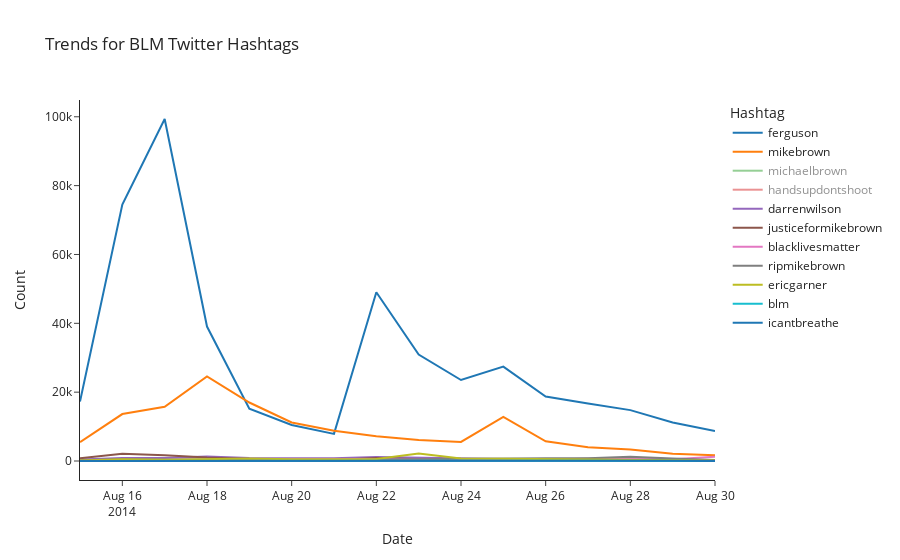

Source (notebook cell):
### Code cell
fig = dfForMillion2.plot(title="Trends for BLM Twitter Hashtags", template="simple_white",
              labels=dict(index="Date", value="Count", variable="Hashtag"))
fig.show()

### Figure 1 — Plotly figure (JSON) as saved in the notebook; plotly's stock layout.template omitted (floating-point values rounded to 4 significant figures)
{"data": [{"hovertemplate": "Hashtag=ferguson<br>Date=%{x}<br>Count=%{y}<extra></extra>", "legendgroup": "ferguson", "line": {"color": "#1F77B4", "dash": "solid"}, "marker": {"symbol": "circle"}, "mode": "lines", "name": "ferguson", "orientation": "v", "showlegend": true, "type": "scatter", "visible": true, "x": ["2014-08-15", "2014-08-16", "2014-08-17", "2014-08-18", "2014-08-19", "2014-08-20", "2014-08-21", "2014-08-22", "2014-08-23", "2014-08-24", "2014-08-25", "2014-08-26", "2014-08-27", "2014-08-28", "2014-08-29", "2014-08-30"], "xaxis": "x", "y": [17297, 74494, 99353, 39054, 15220, 10464, 7877, 49034, 30913, 23528, 27414, 18754, 16712, 14783, 11190, 8694], "yaxis": "y"}, {"hovertemplate": "Hashtag=mikebrown<br>Date=%{x}<br>Count=%{y}<extra></extra>", "legendgroup": "mikebrown", "line": {"color": "#FF7F0E", "dash": "solid"}, "marker": {"symbol": "circle"}, "mode": "lines", "name": "mikebrown", "orientation": "v", "showlegend": true, "type": "scatter", "visible": true, "x": ["2014-08-15", "2014-08-16", "2014-08-17", "2014-08-18", "2014-08-19", "2014-08-20", "2014-08-21", "2014-08-22", "2014-08-23", "2014-08-24", "2014-08-25", "2014-08-26", "2014-08-27", "2014-08-28", "2014-08-29", "2014-08-30"], "xaxis": "x", "y": [5489, 13640, 15778, 24585, 16991, 11199, 8783, 7160, 6073, 5553, 12791, 5711, 3968, 3321, 2120, 1696], "yaxis": "y"}, {"hovertemplate": "Hashtag=michaelbrown<br>Date=%{x}<br>Count=%{y}<extra></extra>", "legendgroup": "michaelbrown", "line": {"color": "#2CA02C", "dash": "solid"}, "marker": {"symbol": "circle"}, "mode": "lines", "name": "michaelbrown", "orientation": "v", "showlegend": true, "type": "scatter", "visible": "legendonly", "x": ["2014-08-15", "2014-08-16", "2014-08-17", "2014-08-18", "2014-08-19", "2014-08-20", "2014-08-21", "2014-08-22", "2014-08-23", "2014-08-24", "2014-08-25", "2014-08-26", "2014-08-27", "2014-08-28", "2014-08-29", "2014-08-30"], "xaxis": "x", "y": [2461, 5207, 4984, 10721, 8343, 6410, 5063, 4743, 2983, 2343, 6231, 3224, 1934, 1501, 1161, 1395], "yaxis": "y"}, {"hovertemplate": "Hashtag=handsupdontshoot<br>Date=%{x}<br>Count=%{y}<extra></extra>", "legendgroup": "handsupdontshoot", "line": {"color": "#D62728", "dash": "solid"}, "marker": {"symbol": "circle"}, "mode": "lines", "name": "handsupdontshoot", "orientation": "v", "showlegend": true, "type": "scatter", "visible": "legendonly", "x": ["2014-08-15", "2014-08-16", "2014-08-17", "2014-08-18", "2014-08-19", "2014-08-20", "2014-08-21", "2014-08-22", "2014-08-23", "2014-08-24", "2014-08-25", "2014-08-26", "2014-08-27", "2014-08-28", "2014-08-29", "2014-08-30"], "xaxis": "x", "y": [492, 1916, 2200, 2889, 2785, 2184, 1708, 1390, 875, 809, 1302, 814, 463, 766, 344, 634], "yaxis": "y"}, {"hovertemplate": "Hashtag=darrenwilson<br>Date=%{x}<br>Count=%{y}<extra></extra>", "legendgroup": "darrenwilson", "line": {"color": "#9467BD", "dash": "solid"}, "marker": {"symbol": "circle"}, "mode": "lines", "name": "darrenwilson", "orientation": "v", "showlegend": true, "type": "scatter", "visible": true, "x": ["2014-08-15", "2014-08-16", "2014-08-17", "2014-08-18", "2014-08-19", "2014-08-20", "2014-08-21", "2014-08-22", "2014-08-23", "2014-08-24", "2014-08-25", "2014-08-26", "2014-08-27", "2014-08-28", "2014-08-29", "2014-08-30"], "xaxis": "x", "y": [449, 889, 906, 1330, 864, 743, 782, 1174, 965, 743, 599, 598, 335, 221, 188, 127], "yaxis": "y"}, {"hovertemplate": "Hashtag=justiceformikebrown<br>Date=%{x}<br>Count=%{y}<extra></extra>", "legendgroup": "justiceformikebrown", "line": {"color": "#8C564B", "dash": "solid"}, "marker": {"symbol": "circle"}, "mode": "lines", "name": "justiceformikebrown", "orientation": "v", "showlegend": true, "type": "scatter", "visible": true, "x": ["2014-08-15", "2014-08-16", "2014-08-17", "2014-08-18", "2014-08-19", "2014-08-20", "2014-08-21", "2014-08-22", "2014-08-23", "2014-08-24", "2014-08-25", "2014-08-26", "2014-08-27", "2014-08-28", "2014-08-29", "2014-08-30"], "xaxis": "x", "y": [794, 2097, 1692, 991, 576, 379, 309, 840, 503, 434, 569, 445, 631, 470, 212, 276], "yaxis": "y"}, {"hovertemplate": "Hashtag=blacklivesmatter<br>Date=%{x}<br>Count=%{y}<extra></extra>", "legendgroup": "blacklivesmatter", "line": {"color": "#E377C2", "dash": "solid"}, "marker": {"symbol": "circle"}, "mode": "lines", "name": "blacklivesmatter", "orientation": "v", "showlegend": true, "type": "scatter", "x": ["2014-08-15", "2014-08-16", "2014-08-17", "2014-08-18", "2014-08-19", "2014-08-20", "2014-08-21", "2014-08-22", "2014-08-23", "2014-08-24", "2014-08-25", "2014-08-26", "2014-08-27", "2014-08-28", "2014-08-29", "2014-08-30"], "xaxis": "x", "y": [77, 397, 342, 544, 604, 586, 640, 575, 413, 267, 359, 541, 383, 930, 482, 1267], "yaxis": "y"}, {"hovertemplate": "Hashtag=ripmikebrown<br>Date=%{x}<br>Count=%{y}<extra></extra>", "legendgroup": "ripmikebrown", "line": {"color": "#7F7F7F", "dash": "solid"}, "marker": {"symbol": "circle"}, "mode": "lines", "name": "ripmikebrown", "orientation": "v", "showlegend": true, "type": "scatter", "x": ["2014-08-15", "2014-08-16", "2014-08-17", "2014-08-18", "2014-08-19", "2014-08-20", "2014-08-21", "2014-08-22", "2014-08-23", "2014-08-24", "2014-08-25", "2014-08-26", "2014-08-27", "2014-08-28", "2014-08-29", "2014-08-30"], "xaxis": "x", "y": [204, 494, 443, 350, 156, 105, 83, 416, 543, 604, 849, 795, 800, 1233, 748, 262], "yaxis": "y"}, {"hovertemplate": "Hashtag=ericgarner<br>Date=%{x}<br>Count=%{y}<extra></extra>", "legendgroup": "ericgarner", "line": {"color": "#BCBD22", "dash": "solid"}, "marker": {"symbol": "circle"}, "mode": "lines", "name": "ericgarner", "orientation": "v", "showlegend": true, "type": "scatter", "x": ["2014-08-15", "2014-08-16", "2014-08-17", "2014-08-18", "2014-08-19", "2014-08-20", "2014-08-21", "2014-08-22", "2014-08-23", "2014-08-24", "2014-08-25", "2014-08-26", "2014-08-27", "2014-08-28", "2014-08-29", "2014-08-30"], "xaxis": "x", "y": [115, 478, 360, 519, 764, 538, 560, 601, 2145, 697, 626, 499, 422, 304, 214, 156], "yaxis": "y"}, {"hovertemplate": "Hashtag=blm<br>Date=%{x}<br>Count=%{y}<extra></extra>", "legendgroup": "blm", "line": {"color": "#17BECF", "dash": "solid"}, "marker": {"symbol": "circle"}, "mode": "lines", "name": "blm", "orientation": "v", "showlegend": true, "type": "scatter", "x": ["2014-08-15", "2014-08-16", "2014-08-17", "2014-08-18", "2014-08-19", "2014-08-20", "2014-08-21", "2014-08-22", "2014-08-23", "2014-08-24", "2014-08-25", "2014-08-26", "2014-08-27", "2014-08-28", "2014-08-29", "2014-08-30"], "xaxis": "x", "y": [11, 37, 27, 44, 34, 26, 38, 44, 40, 50, 58, 42, 31, 33, 48, 18], "yaxis": "y"}, {"hovertemplate": "Hashtag=icantbreathe<br>Date=%{x}<br>Count=%{y}<extra></extra>", "legendgroup": "icantbreathe", "line": {"color": "#1F77B4", "dash": "solid"}, "marker": {"symbol": "circle"}, "mode": "lines", "name": "icantbreathe", "orientation": "v", "showlegend": true, "type": "scatter", "x": ["2014-08-15", "2014-08-16", "2014-08-17", "2014-08-18", "2014-08-19", "2014-08-20", "2014-08-21", "2014-08-22", "2014-08-23", "2014-08-24", "2014-08-25", "2014-08-26", "2014-08-27", "2014-08-28", "2014-08-29", "2014-08-30"], "xaxis": "x", "y": [3, 20, 20, 23, 34, 34, 28, 34, 51, 43, 36, 39, 22, 19, 75, 4], "yaxis": "y"}], "layout": {"autosize": true, "dragmode": "zoom", "legend": {"title": {"text": "Hashtag"}, "tracegroupgap": 0}, "title": {"text": "Trends for BLM Twitter Hashtags"}, "xaxis": {"anchor": "y", "autorange": true, "domain": [0, 1], "range": ["2014-08-15", "2014-08-30"], "title": {"text": "Date"}, "type": "date"}, "yaxis": {"anchor": "x", "autorange": true, "domain": [0, 1], "range": [-5516.0, 104900.0], "title": {"text": "Count"}, "type": "linear"}}}
